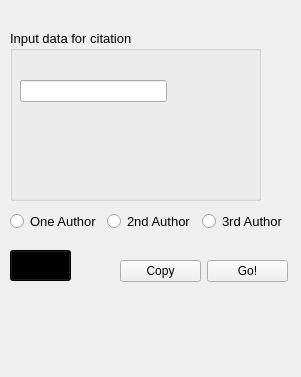
<?xml version="1.0" encoding="UTF-8"?>
<ui version="4.0">
 <class>PaperCitationWindow</class>
 <widget class="QMainWindow" name="PaperCitationWindow">
  <property name="geometry">
   <rect>
    <x>0</x>
    <y>0</y>
    <width>301</width>
    <height>377</height>
   </rect>
  </property>
  <property name="windowTitle">
   <string>MainWindow</string>
  </property>
  <widget class="QWidget" name="centralwidget">
   <widget class="QGroupBox" name="groupBox">
    <property name="geometry">
     <rect>
      <x>10</x>
      <y>30</y>
      <width>251</width>
      <height>171</height>
     </rect>
    </property>
    <property name="font">
     <font>
      <pointsize>10</pointsize>
     </font>
    </property>
    <property name="title">
     <string>Input data for citation</string>
    </property>
    <widget class="QLabel" name="label_details">
     <property name="geometry">
      <rect>
       <x>120</x>
       <y>50</y>
       <width>32</width>
       <height>22</height>
      </rect>
     </property>
     <property name="font">
      <font>
       <pointsize>10</pointsize>
      </font>
     </property>
     <property name="text">
      <string>Details</string>
     </property>
    </widget>
    <widget class="QLineEdit" name="lineedit_details">
     <property name="geometry">
      <rect>
       <x>10</x>
       <y>50</y>
       <width>146</width>
       <height>22</height>
      </rect>
     </property>
     <property name="font">
      <font>
       <pointsize>10</pointsize>
      </font>
     </property>
    </widget>
    <widget class="QLabel" name="label_title">
     <property name="geometry">
      <rect>
       <x>120</x>
       <y>50</y>
       <width>20</width>
       <height>22</height>
      </rect>
     </property>
     <property name="font">
      <font>
       <pointsize>10</pointsize>
      </font>
     </property>
     <property name="text">
      <string>Title</string>
     </property>
    </widget>
    <widget class="QLineEdit" name="lineedit_title">
     <property name="geometry">
      <rect>
       <x>20</x>
       <y>50</y>
       <width>134</width>
       <height>22</height>
      </rect>
     </property>
     <property name="font">
      <font>
       <pointsize>10</pointsize>
      </font>
     </property>
    </widget>
    <widget class="QLabel" name="label_year">
     <property name="geometry">
      <rect>
       <x>110</x>
       <y>50</y>
       <width>22</width>
       <height>22</height>
      </rect>
     </property>
     <property name="font">
      <font>
       <pointsize>10</pointsize>
      </font>
     </property>
     <property name="text">
      <string>Year</string>
     </property>
    </widget>
    <widget class="QLineEdit" name="lineedit_year">
     <property name="geometry">
      <rect>
       <x>20</x>
       <y>50</y>
       <width>136</width>
       <height>22</height>
      </rect>
     </property>
     <property name="font">
      <font>
       <pointsize>10</pointsize>
      </font>
     </property>
    </widget>
    <widget class="QLabel" name="label_author">
     <property name="geometry">
      <rect>
       <x>60</x>
       <y>50</y>
       <width>33</width>
       <height>22</height>
      </rect>
     </property>
     <property name="font">
      <font>
       <pointsize>10</pointsize>
      </font>
     </property>
     <property name="text">
      <string>Author</string>
     </property>
    </widget>
    <widget class="QLineEdit" name="lineedit_author">
     <property name="geometry">
      <rect>
       <x>10</x>
       <y>50</y>
       <width>147</width>
       <height>22</height>
      </rect>
     </property>
     <property name="font">
      <font>
       <pointsize>10</pointsize>
      </font>
     </property>
    </widget>
   </widget>
   <widget class="QLabel" name="label_result">
    <property name="geometry">
     <rect>
      <x>20</x>
      <y>290</y>
      <width>251</width>
      <height>71</height>
     </rect>
    </property>
    <property name="font">
     <font>
      <family>Cambria</family>
      <pointsize>11</pointsize>
     </font>
    </property>
    <property name="text">
     <string/>
    </property>
   </widget>
   <widget class="QWidget" name="layoutWidget">
    <property name="geometry">
     <rect>
      <x>120</x>
      <y>260</y>
      <width>168</width>
      <height>23</height>
     </rect>
    </property>
    <layout class="QHBoxLayout" name="horizontalLayout_5">
     <item>
      <widget class="QPushButton" name="button_copy">
       <property name="text">
        <string>Copy</string>
       </property>
      </widget>
     </item>
     <item>
      <widget class="QPushButton" name="button_go">
       <property name="text">
        <string>Go!</string>
       </property>
      </widget>
     </item>
    </layout>
   </widget>
   <widget class="QPushButton" name="button_back">
    <property name="geometry">
     <rect>
      <x>10</x>
      <y>250</y>
      <width>61</width>
      <height>31</height>
     </rect>
    </property>
    <property name="styleSheet">
     <string notr="true">QPushButton{
background-color:#000000;
}

QPushButton:Pressed{
background-color:#24c8c8;
}</string>
    </property>
    <property name="text">
     <string/>
    </property>
   </widget>
   <widget class="QWidget" name="layoutWidget">
    <property name="geometry">
     <rect>
      <x>10</x>
      <y>210</y>
      <width>278</width>
      <height>24</height>
     </rect>
    </property>
    <layout class="QHBoxLayout" name="horizontalLayout_6">
     <item>
      <widget class="QRadioButton" name="radio_1st">
       <property name="font">
        <font>
         <pointsize>10</pointsize>
        </font>
       </property>
       <property name="text">
        <string>One Author</string>
       </property>
      </widget>
     </item>
     <item>
      <widget class="QRadioButton" name="radio_2nd">
       <property name="font">
        <font>
         <pointsize>10</pointsize>
        </font>
       </property>
       <property name="text">
        <string>2nd Author</string>
       </property>
      </widget>
     </item>
     <item>
      <widget class="QRadioButton" name="radio_3rd">
       <property name="font">
        <font>
         <pointsize>10</pointsize>
        </font>
       </property>
       <property name="text">
        <string>3rd Author</string>
       </property>
      </widget>
     </item>
    </layout>
   </widget>
   <widget class="QLabel" name="label_copy">
    <property name="geometry">
     <rect>
      <x>120</x>
      <y>240</y>
      <width>131</width>
      <height>16</height>
     </rect>
    </property>
    <property name="text">
     <string/>
    </property>
   </widget>
   <widget class="QLabel" name="label_icon">
    <property name="geometry">
     <rect>
      <x>250</x>
      <y>0</y>
      <width>51</width>
      <height>51</height>
     </rect>
    </property>
    <property name="text">
     <string/>
    </property>
   </widget>
  </widget>
  <widget class="QMenuBar" name="menubar">
   <property name="geometry">
    <rect>
     <x>0</x>
     <y>0</y>
     <width>301</width>
     <height>20</height>
    </rect>
   </property>
  </widget>
 </widget>
 <tabstops>
  <tabstop>lineedit_author</tabstop>
  <tabstop>lineedit_year</tabstop>
  <tabstop>lineedit_title</tabstop>
  <tabstop>lineedit_details</tabstop>
  <tabstop>button_go</tabstop>
  <tabstop>button_copy</tabstop>
  <tabstop>radio_3rd</tabstop>
  <tabstop>button_back</tabstop>
 </tabstops>
 <resources/>
 <connections/>
</ui>
